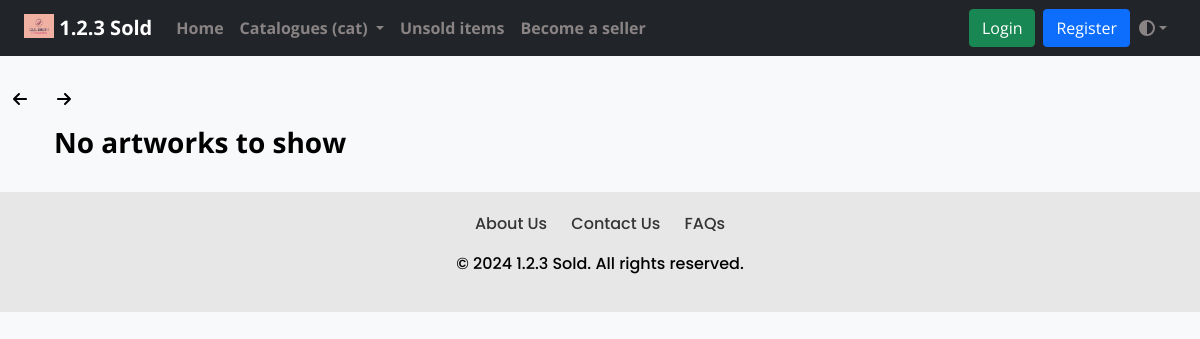
Before: / with the older database file.
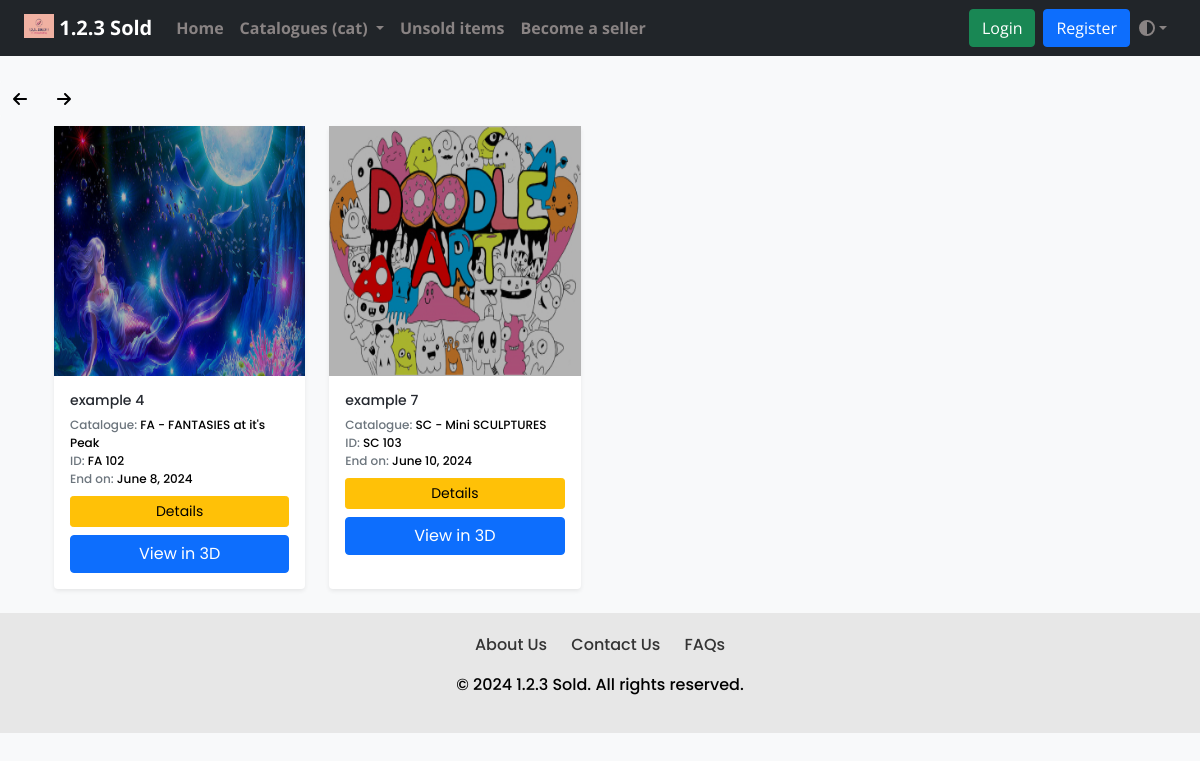
After: the same page with the newer database file.
### dashboard/models.py (models this page shows, shortened)
class Artwork(models.Model):
    product_id = models.CharField(max_length=255, default="")
    product_name = models.CharField(max_length=255, default="", blank=False, null=False)
    product_price = models.IntegerField(default=0, null=False)
    opening_bid = models.IntegerField(default=0)
    product_cat = models.ForeignKey('Catalogue', on_delete=models.CASCADE)
    product_qty = models.IntegerField(default=0)
    product_image = models.ImageField(upload_to='arts/')
    dimension_unit = models.CharField(max_length=2, choices=[('cm', 'Centimeters'), ('ft', 'Feet')])
    length_in_centimeters = models.FloatField(default=0.0, blank=True, null=True)
    width_in_centimeters = models.FloatField(default=0.0, blank=True, null=True)
    foot = models.FloatField(default=0, blank=True, null=True)
    inches = models.FloatField(default=0, blank=True, null=True)
    end_date = models.DateField()
    user = models.ForeignKey(settings.AUTH_USER_MODEL, on_delete=models.CASCADE)

class Catalogue(models.Model):
    cat_name = models.CharField(max_length=255)
    def __str__(self):
        return self.cat_name

### art/views.py (the view)
# urls.py: path('',views.index.as_view(),name="index"),
class index(View):
    def get(self, request):
        return render(
            request,
            "art/index.html",
            {
                "product_object_list": Artwork.objects.filter(
                    end_date__gte=datetime.date.today(),
                    product_qty__gt=0
                ),
                "catalogue_list": Catalogue.objects.all(),
            },
        )

### art/context_processors.py (called while the page is built)
def catalogue_list(request):
    return {"catalogue_list": Catalogue.objects.all()}

### templates/art/index.html (shortened to what this page needs)
{% extends './layout.html' %} {% load static %} {% block title%}Home - 1.2.3 Sold{% endblock %} {% block description %}{% endblock %} {% block robot %}index, follow{% endblock %} {% block css_file %}
<link rel="stylesheet" href="{% static 'dashboard/css/index.css'%}" type="text/css">
{% endblock %} {% block body %} {% load i18n %}
{% load static %}
{% include "./includes/navbar.html" with cat_list=catalogue_list %}
<br>
    <button onclick="goBack()" class="btn btn-light"><i class="fa-solid fa-arrow-left"></i></button>
    <button onclick="goForward()" class="btn btn-light"><i class="fa-solid fa-arrow-right"></i></button>
<br>
<div class="container">
    <div class="row poppins-regular-products">
        <br>
        {% for product in product_object_list %}
        <div class="artwork-card_home col-6 col-md-4 col-xxl-2">
            <div class="app-card app-card-doc shadow-sm  h-100">
                <div class="app-card-thumb-holder p-3">
                    <div class="app-card-thumb">
                        <img class="thumb-image" src="{{ MEDIA_URL }}{{ product.product_image }}" alt="">
                    </div>
                </div>
                <div class="app-card-body p-3 has-card-actions">
                    <h4 class="app-doc-title truncate mb-0">{{ product.product_name }}</h4><br>
                    <div class="app-doc-meta">
                        <ul class="list-unstyled mb-0">
                            <li><span class="text-muted">Catalogue:</span> <span class="text-details">{{ product.product_cat }}</span></li>
                            <li><span class="text-muted">ID:</span>  <span class="text-details">{{ product.product_id }}</span></li>
                            <li><span class="text-muted">End on:</span> <span class="text-details">{{ product.end_date }}</span></li>
                        </ul>
                        <div class="btn-group  d-flex mx-auto mb-2 mt-2" role="group" aria-label="Basic outlined example">
                            <a href="{% url 'art:product_details' pk=product.pk %}" type="button" class="btn btn-warning  btn-sm">Details</a>
                        </div>
                        <div class="d-grid gap-2">
                            <a class="btn btn-primary" type="button" href="{% url 'art:view_3d' id=product.id %}">View in 3D</a>
                        </div>
                    </div>
                </div>
            </div>
        </div>
        {% empty %}
        <h3 class="open-sans-empty dark-mode-heading"> No artworks to show </h3>
        {% endfor %}
    </div>
</div>
<br>
{% endblock %}

### templates/art/layout.html (shortened to what this page needs)
<!DOCTYPE html>
<html lang="en">
<head>
    {% load static %}
    <link rel="stylesheet" href="{% static 'dashboard/css/style.css'%}" type="text/css">
    <link rel="stylesheet" href="{% static 'dashboard/css/contact.css'%}" type="text/css">
    {% block css_file %}{% endblock %}
    <link href="https://cdn.jsdelivr.net/npm/bootstrap@5.0.2/dist/css/bootstrap.min.css" rel="stylesheet" />
    <link rel="stylesheet" href="https://cdnjs.cloudflare.com/ajax/libs/font-awesome/6.2.1/css/all.min.css" />
</head>
<body>
    {% block body %}{% endblock %}
    <footer>
        {% block footer %}
        <div class="footer-container poppins-regular-footer">
            <div class="footer-content poppins-regular-footer">
                <ul class="footer-links">
                    <li><a href="{% url 'art:about' %}">About Us</a></li>
                    <li><a href="{% url 'art:contact' %}">Contact Us</a></li>
                    <li><a href="{% url 'art:faq' %}">FAQs</a></li>
                </ul>
                <p>&copy; 2024 1.2.3 Sold. All rights reserved.</p>
            </div>
        </div>
        {% endblock %}
    </footer>
</body>
</html>

### templates/art/includes/navbar.html (shortened to what this page needs)
{% load static %}
<head>
<link
  rel="stylesheet"
  type="text/css"
  href="{% static 'dashboard/css/navbar.css' %}"
/>
</head>
<body>
<nav class="navbar navbar-expand-lg bg-dark border-body open-sans-navbar" data-bs-theme="dark">
  <div class="container-fluid">
    <a class="navbar-brand" href="#" data-toggle="modal" data-target="#logoModal">
      <img src="{% static 'logo.jpeg' %}" alt="" width="30" height="24" class="d-inline-block align-text-top" />
      1.2.3 Sold
    </a>
    <div class="collapse navbar-collapse" id="navbarSupportedContent">
      <ul class="navbar-nav me-auto mb-2 mb-lg-0">
        <li class="nav-item">
          <a class="nav-link" aria-current="page" href="{% url 'art:index' %}">Home</a>
        </li>
        <li class="nav-item dropdown">
          <a class="nav-link dropdown-toggle" href="#" id="navbarDropdown" role="button" data-toggle="dropdown" aria-expanded="false">
            Catalogues (cat)
          </a>
        </li>
        <li class="nav-item">
          <a class="nav-link" href="{% url 'art:unsold_items' %}">Unsold items</a>
        </li>
        {% if user.is_authenticated %}
        <li class="nav-item">
          <a class="nav-link" href="{% url 'dashboard:dashboard' %}">Dashboard</a>
        </li>
        {% else %}
        <li class="nav-item">
          <a class="nav-link" href="{% url 'art:register_seller' %}">Become a seller</a>
        </li>
        {% endif %}
      </ul>
      <div class="d-flex align-items-center">
        {% if user.is_authenticated %}
        <div class="nav-item dropdown">
          <a class="nav-link dropdown-toggle" href="#" id="userDropdown" role="button" data-toggle="dropdown" aria-expanded="false">
            Welcome, {{ user.username }}
          </a>
          <ul class="dropdown-menu dropdown-menu-end" aria-labelledby="userDropdown">
            {% if not user.is_seller %}
            <li><a class="dropdown-item" href="{% url 'art:profile_settings' %}">Profile Settings</a></li>
            {% endif %}
            <li><a class="dropdown-item" href="{% url 'art:logout' %}">Logout</a></li>
          </ul>
        </div>
        <ul class="navbar-nav flex-row flex-wrap ms-md-auto">
          {% comment %} <li class="nav-item py-2 py-lg-1 col-12 col-lg-auto">
            <div class="vr d-none d-lg-flex h-100 mx-lg-2 text-white"></div>
            <hr class="d-lg-none my-2 text-white-50">
          </li>   {% endcomment %}
          <li class="nav-item-mode dropdown-mode">
            <button class="btn btn-link nav-link py-2 px-0 px-lg-2 dropdown-toggle dropdown-toggle-mode d-flex align-items-center"
                    id="bd-theme"
                    type="button"
                    aria-expanded="false"
                    data-bs-toggle="dropdown"
                    data-bs-display="static"
                    aria-label="Toggle theme">
              <i class="fas fa-adjust"></i>
              <span class="d-lg-none ms-2" id="bd-theme-text">Toggle theme</span>
            </button>
            <ul class="dropdown-menu dropdown-menu-mode dropdown-menu-end" aria-labelledby="bd-theme-text">
              <li>
                <a type="button" class="dropdown-item" data-theme="light">Light</a>
              </li>
              <li>
                <a type="button" class="dropdown-item" data-theme="dark">Dark</a>
              </li>
            </ul>
          </li>
        </ul>
        {% else %}
        <a href="{% url 'art:login' %}" type="button" class="btn btn-success me-2">Login</a>
        <a href="{% url 'art:register_user' %}" type="button" class="btn btn-primary">Register</a>
        <ul class="navbar-nav flex-row flex-wrap ms-md-auto">
          <li class="nav-item-mode dropdown-mode">
            <button class="btn btn-link nav-link py-2 px-0 px-lg-2 dropdown-toggle dropdown-toggle-mode d-flex align-items-center" id="bd-theme" type="button" aria-expanded="false" data-toggle="dropdown" data-display="static" aria-label="Toggle theme">
              <i class="fas fa-adjust"></i>
            </button>
          </li>
        </ul>
        {% endif %}
      </div>
    </div>
  </div>
</nav>
</body>

### static/dashboard/css/contact.css (style rules this page uses)
:root { --background-color: #e7e7e7; --text-color: #000; --link-color: #343434; --link-hover-color: #000000; --title-color: #000; --contact-text-color: #000; }
body { background-color: var(--background-color); color: var(--text-color); }
.footer-container { background-color: var(--background-color); padding: 20px; text-align: center; color: var(--text-color); }
.footer-content { max-width: 800px; margin: 0 auto; }
.footer-links { list-style: none; padding: 0; }
.footer-links li { display: inline; margin: 0 10px; }
.footer-links a { text-decoration: none; color: var(--link-color); }
.poppins-regular-footer { font-family: "Poppins", sans-serif; font-weight: 500; font-style: normal; }

### static/dashboard/css/index.css (style rules this page uses)
:root { --background-color: #e7e7e7; --text-color: #000; --link-color: #343434; --link-hover-color: #000000; --title-color: #000; --contact-text-color: #000; }
.poppins-regular-products { font-family: "Poppins", sans-serif; font-weight: 425; font-style: normal; }
.artwork-card_home { flex: 0 0 auto !important; width: 24.66666667% !important; }
.row { justify-content: start; --bs-gutter-y: 1.5rem !important; }

### static/dashboard/css/navbar.css (style rules this page uses)
.open-sans-navbar { font-family: "Open Sans", sans-serif; font-optical-sizing: auto; font-weight: 650; font-style: normal; font-variation-settings: 100; }
.navbar { color: #212529; }
.navbar .navbar-brand { color: #ffffff; }
.navbar .nav-link { color: #898383; }
:root { --border-color: black; }
body.light-mode { background-color: #f8f9fa; color: #000; }
.dropdown-toggle-mode { cursor: pointer; }

### static/dashboard/css/signup.css (style rules this page uses)
.container { display: block; width: 100%; padding-right: 15px; padding-left: 15px; margin-right: auto; margin-left: auto; }
.btn { display: inline-block; font-weight: 400; color: #fff; text-align: center; vertical-align: middle; -webkit-user-select: none; -moz-user-select: none; -ms-user-select: none; user-select: none; background-color: transparent; border: 1px solid transparent; padding: 0.375rem 0.75rem; font-size: 1rem; line-height: 1.5; border-radius: 0.25rem; }
.btn-primary { color: #fff; background-color: #007bff; border-color: #007bff; }
.btn-link { font-weight: 400; color: #4a4a4a; text-decoration: none; border-color: #ffc107; }

### static/dashboard/css/unsold.css (style rules this page uses)
.poppins-regular-products { font-family: "Poppins", sans-serif; font-weight: 425; font-style: normal; }
.row { justify-content: start; --bs-gutter-y: 1.5rem !important; }
.text-details { color: black; }

### static/dashboard/css/faq.css (style rules this page uses)
:root { --background-color: #f8f9fa; --text-color: #000; --link-color: #007bff; --link-hover-color: #0056b3; --title-color: #000; --accordion-bg-color: #fff; --accordion-border-color: #ddd; --accordion-header-bg-color: #f7f7f7; --accordion-header-text-color: #000; }
body { background-color: var(--background-color); color: var(--text-color); }

### static/home/css/about.css (style rules this page uses)
body, h1, h4, p { margin: 0; padding: 0; }
h1, h4 { text-align: center; }

### static/dashboard/css/register_seller.css (style rules this page uses)
.container { display: block; width: 100%; padding-right: 15px; padding-left: 15px; margin-right: auto; margin-left: auto; }
.btn { display: inline-block; font-weight: 400; color: #fff; text-align: center; vertical-align: middle; -webkit-user-select: none; -moz-user-select: none; -ms-user-select: none; user-select: none; background-color: transparent; border: 1px solid transparent; padding: 0.375rem 0.75rem; font-size: 1rem; line-height: 1.5; border-radius: 0.25rem; }
.btn-primary { color: #fff; background-color: #007bff; border-color: #007bff; }
.btn-link { font-weight: 400; color: #4a4a4a; text-decoration: none; border-color: #ffc107; }

Changed rows visible on the page:
added Artwork: product_image (picture), product_name "example 4", product_cat "FA - FANTASIES at it's Peak", product_id "FA 102", end_date "June 8, 2024"
added Artwork: product_image (picture), product_name "example 7", product_cat "SC - Mini SCULPTURES", product_id "SC 103", end_date "June 10, 2024"
Other visible differences:
text no longer shown: "No artworks to show"
